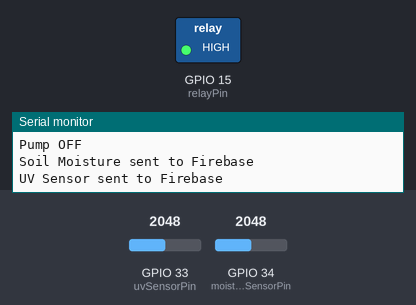
Simulated run of this sketch. Board: ESP32. On the bench: switched loads named in the sketch (green lamp = pin HIGH), the last lines printed to the serial monitor. Inputs (shaded band) come from the test bench; at power-on: GPIO 33 (uvSensorPin) = 2048, GPIO 34 (moistureSensorPin) = 2048. WiFi joins after 1.5 s; servers stay silent unless stated.

Above: at 2.7 s.
2.8 s: GPIO 33 (uvSensorPin) set to 1142
5.8 s: GPIO 33 (uvSensorPin) set to 1035
At 6.8 s:
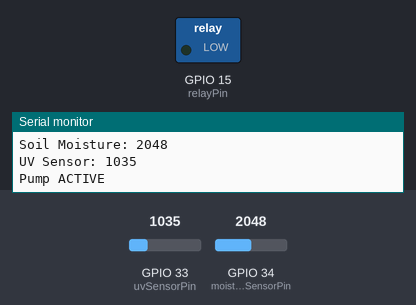
Timing chart, 0 to 14.6 s (numbered marks = the images above; inputs shaded):
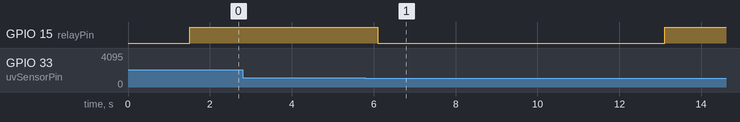

Measured:
- the behaviour switches between 1100 and 1099 on GPIO 33 (uvSensorPin) (found by bisection; images 0 and 1)
- after the input at 5.8 s, GPIO 15 (relayPin): HIGH → LOW after 0.30 s, → HIGH 7.0 s later

The sketch:

ESP32PlantPal.ino
```cpp
#include <WiFi.h>
#include <FirebaseESP32.h>

#define WIFI_SSID "thomski"
#define WIFI_PASSWORD "thomas8112004"

#define FIREBASE_HOST "https://plantpal-ff2b6-default-rtdb.asia-southeast1.firebasedatabase.app"
#define FIREBASE_AUTH "1vIgdhsJMQ3Q3KA5BVpI8XOgTEuqXBkIteHIWWPo"

FirebaseData firebaseData;
FirebaseConfig config;
FirebaseAuth auth;

const int moistureSensorPin = 34;
const int uvSensorPin = 33;
const int relayPin = 15;

int moistureThreshold = 2000;
int uvThreshold = 1100;

int soilMoistureValue = 0;
int uvSensorValue = 0;

void setup() {
  Serial.begin(115200);

  WiFi.begin(WIFI_SSID, WIFI_PASSWORD);
  while (WiFi.status() != WL_CONNECTED) {
    delay(500);
    Serial.print(".");
  }
  Serial.println("Connected to WiFi");

  config.host = FIREBASE_HOST;
  config.signer.tokens.legacy_token = FIREBASE_AUTH;

  Firebase.begin(&config, &auth);
  Firebase.reconnectWiFi(true);

  pinMode(relayPin, OUTPUT);
  digitalWrite(relayPin, HIGH);
}

void loop() {
  soilMoistureValue = analogRead(moistureSensorPin);
  uvSensorValue = analogRead(uvSensorPin);

  Serial.print("Soil Moisture: ");
  Serial.println(soilMoistureValue);
  Serial.print("UV Sensor: ");
  Serial.println(uvSensorValue);

  if (soilMoistureValue > moistureThreshold && uvSensorValue < uvThreshold) {
    digitalWrite(relayPin, LOW);
    Serial.println("Pump ACTIVE");
    delay(7000);
    digitalWrite(relayPin, HIGH);
  }
  else {
    digitalWrite(relayPin, HIGH);
    Serial.println("Pump OFF");
  }

  if (Firebase.setInt(firebaseData, "/sensorData/soilMoisture", soilMoistureValue)) {
    Serial.println("Soil Moisture sent to Firebase");
  } else {
    Serial.print("Failed to send data: ");
    Serial.println(firebaseData.errorReason());
  }


  if (Firebase.setInt(firebaseData, "/sensorData/uvSensor", uvSensorValue)) {
    Serial.println("UV Sensor sent to Firebase");
  } else {
    Serial.print("Failed to send data: ");
    Serial.println(firebaseData.errorReason());
  }

  delay(2000);
}
```
